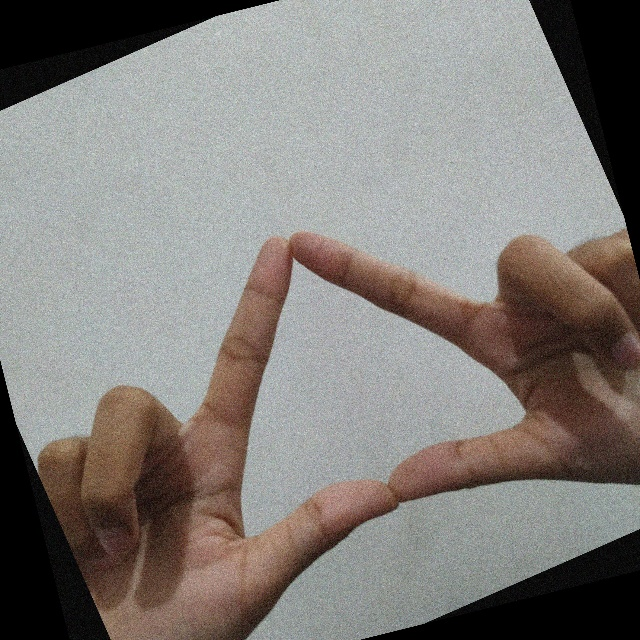
#> input picture app/assets/bisindo/images/train/A/augmented_image_53.jpg, 640 x 640 px
$ python color_conversion.py ../../app/assets/bisindo/images/train/A/augmented_image_53.jpg
#> lines starting #> are read from the running program, lines starting #| are printed output that depends on the picture
"""
=======================================================================
EKSPERIMEN 1: Color Conversion — YUV / BGRA → RGB
=======================================================================
Kelompok 2 — PCD Tugas Besar 2025/2026
Topik: Sistem Intelijen Visual Penerjemah Bahasa Isyarat Real-Time

Tujuan:
    Membuktikan pentingnya konversi warna yang benar sebelum inferensi
    model AI. Membandingkan YUV→RGB, BGRA→RGB, dan Grayscale.

Pipeline:
    Frame Kamera (YUV/BGRA) → [COLOR CONVERSION] → RGB → Center Crop → ...
=======================================================================
"""

import cv2
import numpy as np
import matplotlib.pyplot as plt
import os, sys

OUTPUT_DIR = os.path.join(os.path.dirname(__file__), "output", "color_conversion")
os.makedirs(OUTPUT_DIR, exist_ok=True)
SAMPLE_IMAGE_PATH = os.path.join(os.path.dirname(__file__), "sample_hand.jpg")


# ── Utilitas ────────────────────────────────────────────────────────────

def load_or_create_sample(path: str) -> np.ndarray:
    if os.path.exists(path):
        img = cv2.imread(path)
        print(f"[✓] Gambar dimuat: {path}")
        return img
    print("[!] Membuat gambar synthetic...")
    return _make_synthetic(path)


def _make_synthetic(save_path: str, w=640, h=480) -> np.ndarray:
    frame = np.zeros((h, w, 3), dtype=np.uint8)
    for y in range(h):
        v = int(30 + (y / h) * 80)
        frame[y, :] = [v, v, v]
    skin = (120, 170, 210)
    cx, cy, r = w // 2, h // 2, 90
    cv2.ellipse(frame, (cx, cy), (r, int(r * 1.3)), 0, 0, 360, skin, -1)
    for fx, fy in [(cx-60, cy-r-10), (cx-20, cy-r-25), (cx+20, cy-r-30), (cx+55, cy-r-20)]:
        cv2.ellipse(frame, (fx, fy), (18, 50), 0, 0, 360, skin, -1)
    noise = np.random.randint(-15, 15, frame.shape, dtype=np.int16)
    frame = np.clip(frame.astype(np.int16) + noise, 0, 255).astype(np.uint8)
    cv2.imwrite(save_path, frame)
    print(f"[✓] Synthetic disimpan: {save_path}")
    return frame


# ── Konversi ────────────────────────────────────────────────────────────

def bgr_to_rgb(bgr): return cv2.cvtColor(bgr, cv2.COLOR_BGR2RGB)

def yuv_to_rgb(bgr):
    """Simulasi: BGR → YUV (kamera Android) → RGB (Background Isolate Flutter)."""
    yuv = cv2.cvtColor(bgr, cv2.COLOR_BGR2YUV)
    return cv2.cvtColor(yuv, cv2.COLOR_YUV2RGB)

def bgra_to_rgb(bgr):
    """Simulasi: BGR → BGRA (kamera iOS) → RGB (Background Isolate Flutter)."""
    bgra = cv2.cvtColor(bgr, cv2.COLOR_BGR2BGRA)
    return cv2.cvtColor(bgra, cv2.COLOR_BGRA2RGB)

def to_gray_rgb(bgr):
    """Grayscale (TIDAK direkomendasikan — kehilangan info warna kulit)."""
    gray = cv2.cvtColor(bgr, cv2.COLOR_BGR2GRAY)
    return cv2.cvtColor(gray, cv2.COLOR_GRAY2RGB)


# ── Metrik ──────────────────────────────────────────────────────────────

def psnr(ref: np.ndarray, img: np.ndarray) -> float:
    mse = np.mean((ref.astype(float) - img.astype(float)) ** 2)
    return round(20 * np.log10(255.0 / np.sqrt(mse)), 2) if mse else float('inf')


# ── Visualisasi ─────────────────────────────────────────────────────────

def plot_comparison(images: dict, ref: np.ndarray):
    n = len(images)
    fig, axes = plt.subplots(1, n, figsize=(5 * n, 4))
    fig.suptitle("Perbandingan Format Konversi Warna — Kelompok 2", fontsize=12, fontweight='bold')
    for ax, (label, img) in zip(axes, images.items()):
        ax.imshow(img)
        score = psnr(ref, img)
        ax.set_title(label, fontsize=9, fontweight='bold')
        ax.set_xlabel(f"PSNR vs Original: {score} dB", fontsize=8)
        ax.axis('off')
    plt.tight_layout()
    out = os.path.join(OUTPUT_DIR, "color_comparison.png")
    plt.savefig(out, dpi=150, bbox_inches='tight')
    print(f"  [✓] Disimpan: {out}")
    plt.show()


def plot_histograms(images: dict):
    n = len(images)
    fig, axes = plt.subplots(n, 3, figsize=(12, 3 * n))
    fig.suptitle("Histogram Distribusi Warna — Kelompok 2", fontsize=12, fontweight='bold')
    for row, (label, img) in enumerate(images.items()):
        for col, (color, ch) in enumerate(zip(['red', 'green', 'blue'], ['R', 'G', 'B'])):
            ax = axes[row][col]
            hist = cv2.calcHist([img], [col], None, [256], [0, 256])
            ax.plot(hist, color=color, linewidth=1.2)
            ax.fill_between(range(256), hist.flatten(), alpha=0.3, color=color)
            ax.set_title(f"{label} — Ch.{ch}", fontsize=8)
            ax.set_xlim([0, 256])
            ax.grid(True, alpha=0.3)
    plt.tight_layout()
    out = os.path.join(OUTPUT_DIR, "histograms.png")
    plt.savefig(out, dpi=150, bbox_inches='tight')
    print(f"  [✓] Disimpan: {out}")
    plt.show()


# ── Main ────────────────────────────────────────────────────────────────

def main():
    print("╔══════════════════════════════════════════════╗")
    print("║  PCD Tubes Kel.2 — Eksperimen Color Conv.   ║")
    print("╚══════════════════════════════════════════════╝\n")

    path = sys.argv[1] if len(sys.argv) > 1 else SAMPLE_IMAGE_PATH
    bgr  = load_or_create_sample(path)
#> in load_or_create_sample, img is the input picture: shape (640, 640, 3); mean B, G, R 121.8, 125.8, 130.2
    ref  = bgr_to_rgb(bgr)

    images = {
        "Original (BGR→RGB)":     ref,
        "YUV420→RGB (Android)":   yuv_to_rgb(bgr),
        "BGRA8888→RGB (iOS)":     bgra_to_rgb(bgr),
        "Grayscale ❌":            to_gray_rgb(bgr),
    }
#> in yuv_to_rgb, `yuv = cv2.cvtColor(bgr, cv2.COLOR_BGR2YUV)`: yuv: shape (640, 640, 3); mean of channels 0, 1, 2 126.7, 125.6, 131
#> in to_gray_rgb, `gray = cv2.cvtColor(bgr, cv2.COLOR_BGR2GRAY)`:
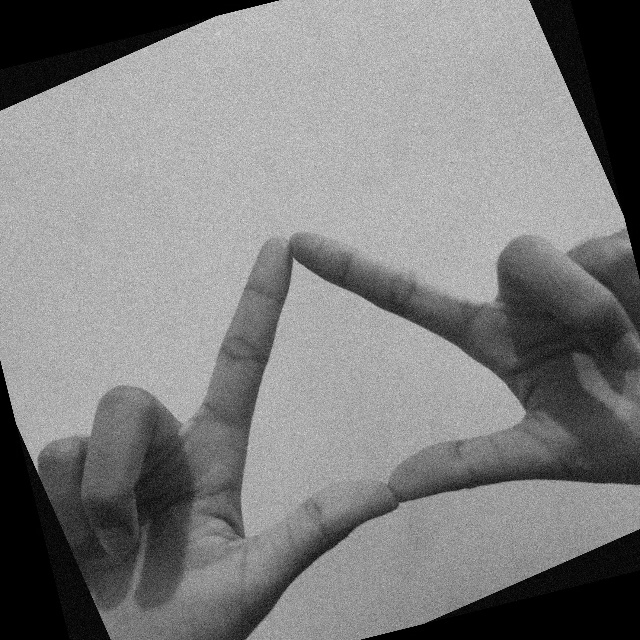
#> gray: shape (640, 640); min 0, max 234, mean 126.7

    print(f"\n{'Format':<26} {'Mean R':>8} {'Mean G':>8} {'Mean B':>8} {'PSNR':>10}")
    print("-" * 65)
    for label, img in images.items():
        mr, mg, mb = np.mean(img[:,:,0]), np.mean(img[:,:,1]), np.mean(img[:,:,2])
        p = psnr(ref, img)
        print(f"{label:<26} {mr:>8.2f} {mg:>8.2f} {mb:>8.2f} {str(p)+' dB':>10}")
#> this loop made 4 passes
#> (label, mr, mg, mb, mse in psnr, p) on passes 1 to 4: ('Original (BGR→RGB)', 130.2, 125.8, 121.8, 0, inf), ('YUV420→RGB (Android)', 130.1, 125.9, 121.9, 0.205, 55.02), ('BGRA8888→RGB (iOS)', 130.2, 125.8, 121.8, 0, inf), ('Grayscale ❌', 126.7, 126.7, 126.7, 90.97, 28.54)
#| Original (BGR→RGB)           130.23   125.77   121.81     inf dB
#| YUV420→RGB (Android)         130.09   125.88   121.93   55.02 dB
#| BGRA8888→RGB (iOS)           130.23   125.77   121.81     inf dB
#| Grayscale ❌                  126.66   126.66   126.66   28.54 dB

    plot_comparison(images, ref)
#> in plot_comparison, `n = len(images)`: n = 4
#> the loop in plot_comparison, `for ax, (label, img) in zip(axes, images.items()):` made 4 passes
#> (label, mse in psnr, score) on passes 1 to 4: ('Original (BGR→RGB)', 0, inf), ('YUV420→RGB (Android)', 0.205, 55.02), ('BGRA8888→RGB (iOS)', 0, inf), ('Grayscale ❌', 90.97, 28.54)
#> in plot_comparison, `plt.savefig(out, dpi=150, bbox_inches='tight')`:
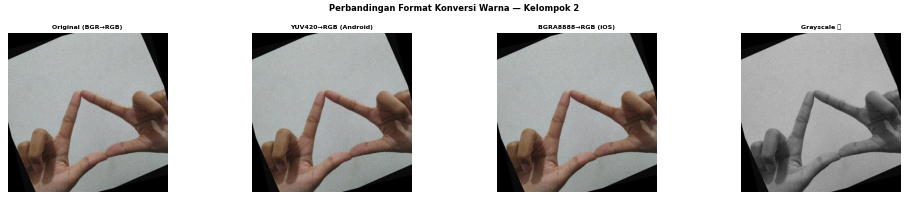
#> figure drawn by matplotlib, 4 panels
    plot_histograms(images)
#> the loop in plot_histograms, `for row, (label, img) in enumerate(images.items()):` made 4 passes
#> label on passes 1 to 4: 'Original (BGR→RGB)', 'YUV420→RGB (Android)', 'BGRA8888→RGB (iOS)', 'Grayscale ❌'
#> in plot_histograms, `plt.savefig(out, dpi=150, bbox_inches='tight')`:
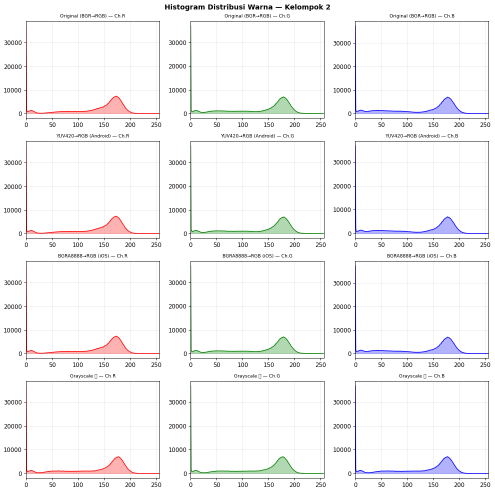
#> figure drawn by matplotlib, 12 panels; panel 1: curve peaks at x = 0, y = 37436; panel 2: curve peaks at x = 0, y = 37343; panel 3: curve peaks at x = 0, y = 37686; panel 4: curve peaks at x = 0, y = 37437

    print("\n[SELESAI] Konklusi: Gunakan RGB (bukan Grayscale).")
    print("          Info warna kulit tangan penting untuk akurasi deteksi.")

if __name__ == "__main__":
    main()

$ run again, on app/assets/bisindo/images/train/A/flip000.jpg
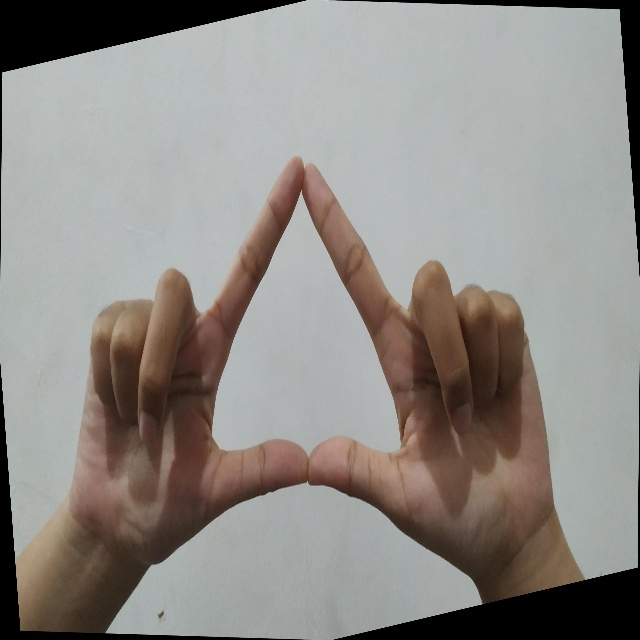
#> input picture app/assets/bisindo/images/train/A/flip000.jpg, 640 x 640 px
#> in load_or_create_sample, img is the input picture: shape (640, 640, 3); mean B, G, R 135.1, 139.5, 143.5
#> yuv: shape (640, 640, 3); mean of channels 0, 1, 2 140.2, 125.5, 130.6
#> in to_gray_rgb, `gray = cv2.cvtColor(bgr, cv2.COLOR_BGR2GRAY)`:
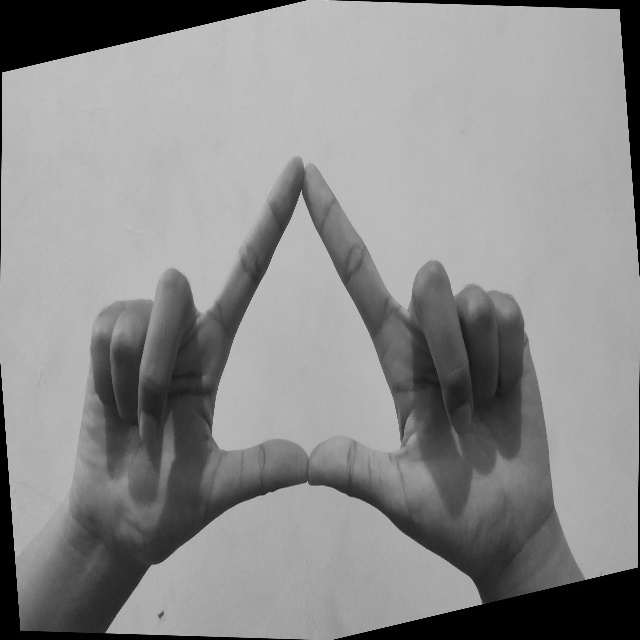
#> gray: shape (640, 640); min 0, max 211, mean 140.2
#> the loop in main, `for label, img in images.items():` made 4 passes
#> (label, mr, mg, mb, mse in psnr, p) on passes 1 to 4: ('Original (BGR→RGB)', 143.5, 139.5, 135.1, 0, inf), ('YUV420→RGB (Android)', 143.4, 139.7, 135.2, 0.228, 54.55), ('BGRA8888→RGB (iOS)', 143.5, 139.5, 135.1, 0, inf), ('Grayscale ❌', 140.2, 140.2, 140.2, 82.99, 28.94)
#> (printed output is left out)
#> in plot_comparison, `n = len(images)`: n = 4
#> the loop in plot_comparison, `for ax, (label, img) in zip(axes, images.items()):` made 4 passes
#> (label, mse in psnr, score) on passes 1 to 4: ('Original (BGR→RGB)', 0, inf), ('YUV420→RGB (Android)', 0.228, 54.55), ('BGRA8888→RGB (iOS)', 0, inf), ('Grayscale ❌', 82.99, 28.94)
#> in plot_comparison, `plt.savefig(out, dpi=150, bbox_inches='tight')`:
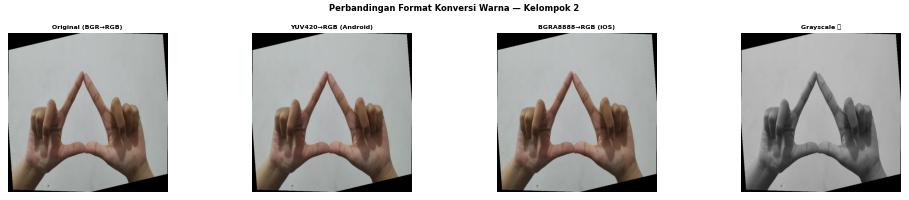
#> figure drawn by matplotlib, 4 panels
#> the loop in plot_histograms, `for row, (label, img) in enumerate(images.items()):` made 4 passes
#> label on passes 1 to 4: 'Original (BGR→RGB)', 'YUV420→RGB (Android)', 'BGRA8888→RGB (iOS)', 'Grayscale ❌'

$ run again, on app/assets/bisindo/images/train/A/flip044.jpg
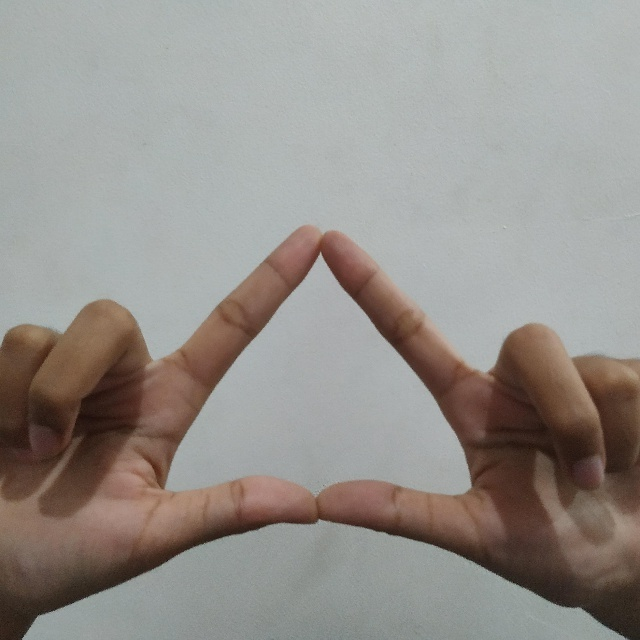
#> input picture app/assets/bisindo/images/train/A/flip044.jpg, 640 x 640 px
#> in load_or_create_sample, img is the input picture: shape (640, 640, 3); mean B, G, R 139.8, 144.6, 149.3
#> yuv: shape (640, 640, 3); mean of channels 0, 1, 2 145.5, 125.2, 131.1
#> in to_gray_rgb, `gray = cv2.cvtColor(bgr, cv2.COLOR_BGR2GRAY)`:
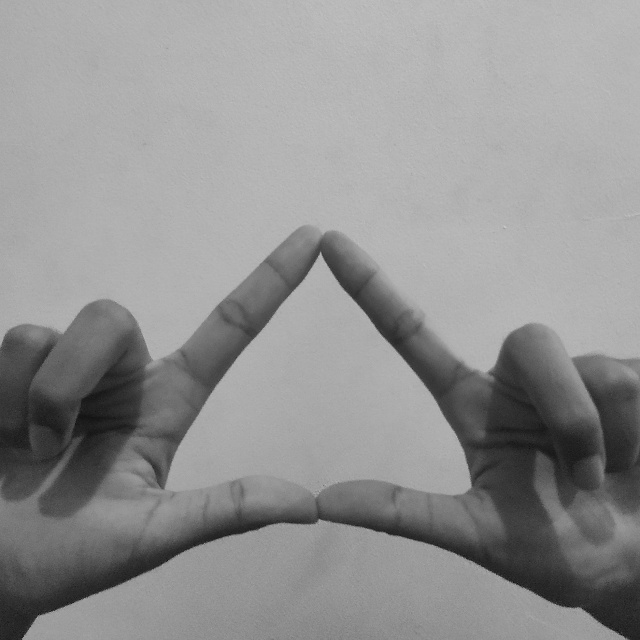
#> gray: shape (640, 640); min 10, max 201, mean 145.5
#> the loop in main, `for label, img in images.items():` made 4 passes
#> (label, mr, mg, mb, mse in psnr, p) on passes 1 to 4: ('Original (BGR→RGB)', 149.3, 144.6, 139.8, 0, inf), ('YUV420→RGB (Android)', 149.1, 144.8, 139.9, 0.265, 53.89), ('BGRA8888→RGB (iOS)', 149.3, 144.6, 139.8, 0, inf), ('Grayscale ❌', 145.5, 145.5, 145.5, 98.26, 28.21)
#> (printed output is left out)
#> in plot_comparison, `n = len(images)`: n = 4
#> the loop in plot_comparison, `for ax, (label, img) in zip(axes, images.items()):` made 4 passes
#> (label, mse in psnr, score) on passes 1 to 4: ('Original (BGR→RGB)', 0, inf), ('YUV420→RGB (Android)', 0.265, 53.89), ('BGRA8888→RGB (iOS)', 0, inf), ('Grayscale ❌', 98.26, 28.21)
#> in plot_comparison, `plt.savefig(out, dpi=150, bbox_inches='tight')`:
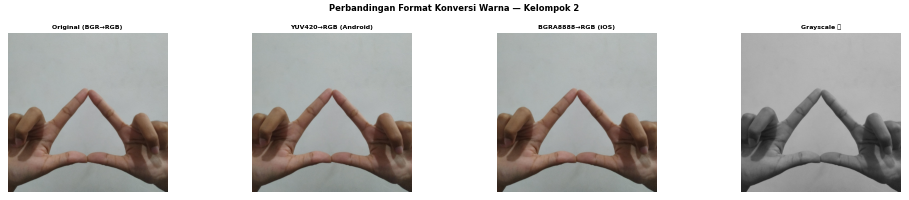
#> figure drawn by matplotlib, 4 panels
#> the loop in plot_histograms, `for row, (label, img) in enumerate(images.items()):` made 4 passes
#> label on passes 1 to 4: 'Original (BGR→RGB)', 'YUV420→RGB (Android)', 'BGRA8888→RGB (iOS)', 'Grayscale ❌'

$ run again, on app/assets/bisindo/images/train/A/flip108.jpg
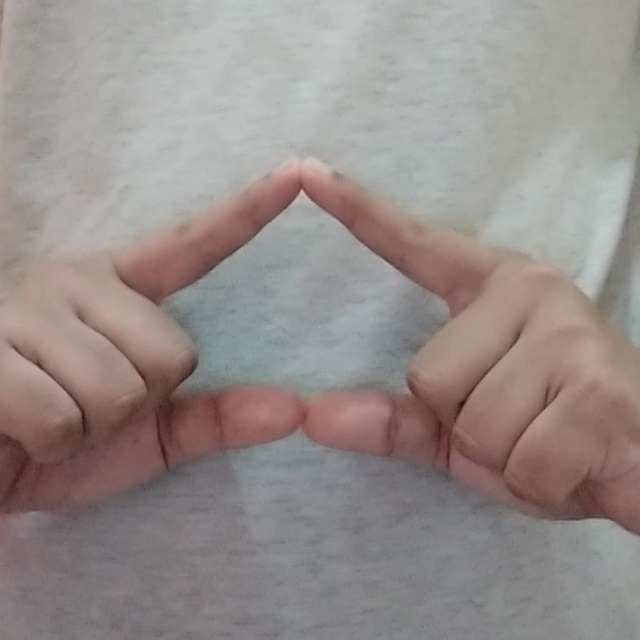
#> input picture app/assets/bisindo/images/train/A/flip108.jpg, 640 x 640 px
#> in load_or_create_sample, img is the input picture: shape (640, 640, 3); mean B, G, R 138.6, 141.4, 150.1
#> yuv: shape (640, 640, 3); mean of channels 0, 1, 2 143.7, 125.5, 133.5
#> in to_gray_rgb, `gray = cv2.cvtColor(bgr, cv2.COLOR_BGR2GRAY)`:
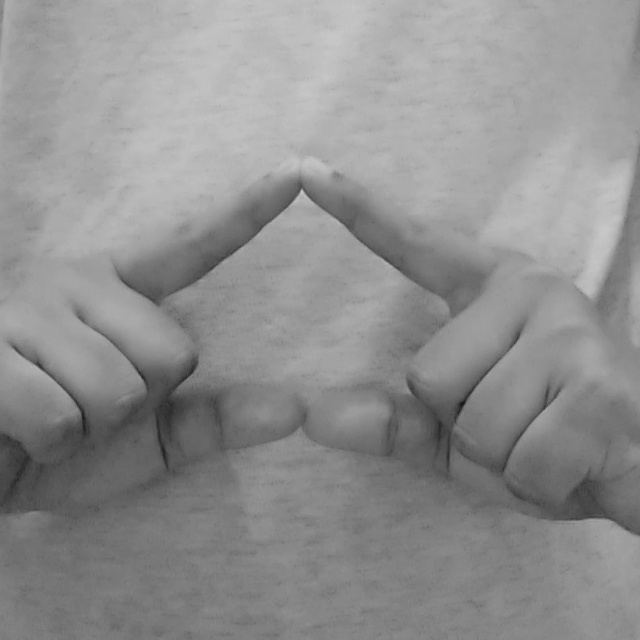
#> gray: shape (640, 640); min 20, max 200, mean 143.7
#> the loop in main, `for label, img in images.items():` made 4 passes
#> (label, mr, mg, mb, mse in psnr, p) on passes 1 to 4: ('Original (BGR→RGB)', 150.1, 141.4, 138.6, 0, inf), ('YUV420→RGB (Android)', 150.1, 141.5, 138.7, 0.194, 55.24), ('BGRA8888→RGB (iOS)', 150.1, 141.4, 138.6, 0, inf), ('Grayscale ❌', 143.7, 143.7, 143.7, 94.27, 28.39)
#> (printed output is left out)
#> in plot_comparison, `n = len(images)`: n = 4
#> the loop in plot_comparison, `for ax, (label, img) in zip(axes, images.items()):` made 4 passes
#> (label, mse in psnr, score) on passes 1 to 4: ('Original (BGR→RGB)', 0, inf), ('YUV420→RGB (Android)', 0.194, 55.24), ('BGRA8888→RGB (iOS)', 0, inf), ('Grayscale ❌', 94.27, 28.39)
#> in plot_comparison, `plt.savefig(out, dpi=150, bbox_inches='tight')`:
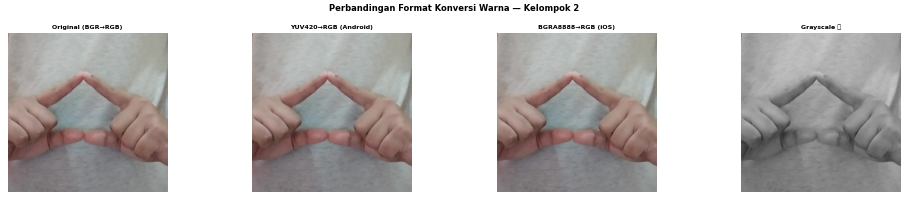
#> figure drawn by matplotlib, 4 panels
#> the loop in plot_histograms, `for row, (label, img) in enumerate(images.items()):` made 4 passes
#> label on passes 1 to 4: 'Original (BGR→RGB)', 'YUV420→RGB (Android)', 'BGRA8888→RGB (iOS)', 'Grayscale ❌'
